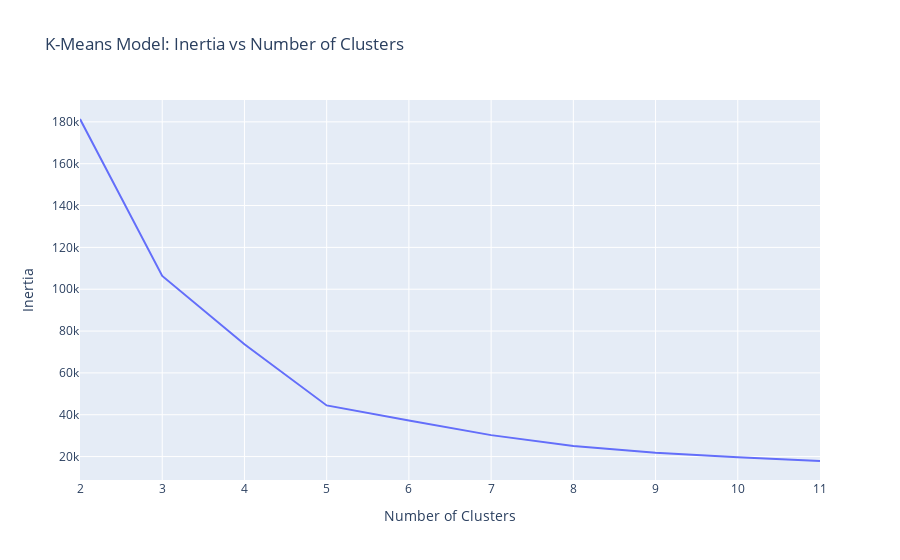

This figure's notebook cell:
### Markdown cell above
The best # of ciludters is 6

### Code cell
fig = px.line(x= range(2 , 12) , y= inertia_errors , title="K-Means Model: Inertia vs Number of Clusters")
fig.update_layout(xaxis_title="Number of Clusters" , yaxis_title="Inertia")
fig.show()

### Figure 1 — Plotly figure (JSON) as saved in the notebook; plotly's stock layout.template omitted (floating-point values rounded to 4 significant figures)
{"data": [{"hovertemplate": "x=%{x}<br>y=%{y}<extra></extra>", "legendgroup": "", "line": {"color": "#636efa", "dash": "solid"}, "marker": {"symbol": "circle"}, "mode": "lines", "name": "", "orientation": "v", "showlegend": false, "type": "scatter", "x": [2, 3, 4, 5, 6, 7, 8, 9, 10, 11], "xaxis": "x", "y": [181400.0, 106300.0, 73680.0, 44450.0, 37230.0, 30260.0, 25010.0, 21850.0, 19670.0, 17890.0], "yaxis": "y"}], "layout": {"legend": {"tracegroupgap": 0}, "title": {"text": "K-Means Model: Inertia vs Number of Clusters"}, "xaxis": {"anchor": "y", "domain": [0, 1], "title": {"text": "Number of Clusters"}}, "yaxis": {"anchor": "x", "domain": [0, 1], "title": {"text": "Inertia"}}}}
